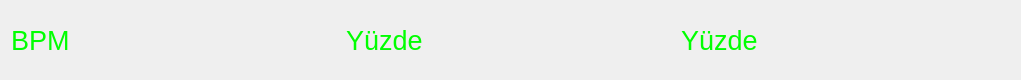
   <widget class="QWidget" name="horizontalLayoutWidget_2">
    <property name="geometry">
     <rect>
      <x>490</x>
      <y>170</y>
      <width>1021</width>
      <height>80</height>
     </rect>
    </property>
    <layout class="QHBoxLayout" name="horizontalLayout_5">
     <item>
      <widget class="QLabel" name="label_19">
       <property name="palette">
        <palette>
         <active>
          <colorrole role="WindowText">
           <brush brushstyle="SolidPattern">
            <color alpha="255">
             <red>0</red>
             <green>255</green>
             <blue>0</blue>
            </color>
           </brush>
          </colorrole>
          <colorrole role="Text">
           <brush brushstyle="SolidPattern">
            <color alpha="255">
             <red>0</red>
             <green>255</green>
             <blue>0</blue>
            </color>
           </brush>
          </colorrole>
         </active>
         <inactive>
          <colorrole role="WindowText">
           <brush brushstyle="SolidPattern">
            <color alpha="255">
             <red>0</red>
             <green>255</green>
             <blue>0</blue>
            </color>
           </brush>
          </colorrole>
          <colorrole role="Text">
           <brush brushstyle="SolidPattern">
            <color alpha="255">
             <red>0</red>
             <green>255</green>
             <blue>0</blue>
            </color>
           </brush>
          </colorrole>
         </inactive>
         <disabled>
          <colorrole role="WindowText">
           <brush brushstyle="SolidPattern">
            <color alpha="255">
             <red>120</red>
             <green>120</green>
             <blue>120</blue>
            </color>
           </brush>
          </colorrole>
          <colorrole role="Text">
           <brush brushstyle="SolidPattern">
            <color alpha="255">
             <red>120</red>
             <green>120</green>
             <blue>120</blue>
            </color>
           </brush>
          </colorrole>
         </disabled>
        </palette>
       </property>
       <property name="font">
        <font>
         <pointsize>20</pointsize>
        </font>
       </property>
       <property name="text">
        <string>BPM</string>
       </property>
      </widget>
     </item>
     <item>
      <widget class="QLabel" name="label_15">
       <property name="palette">
        <palette>
         <active>
          <colorrole role="WindowText">
           <brush brushstyle="SolidPattern">
            <color alpha="255">
             <red>0</red>
             <green>255</green>
             <blue>0</blue>
            </color>
           </brush>
          </colorrole>
          <colorrole role="Text">
           <brush brushstyle="SolidPattern">
            <color alpha="255">
             <red>0</red>
             <green>255</green>
             <blue>0</blue>
            </color>
           </brush>
          </colorrole>
         </active>
         <inactive>
          <colorrole role="WindowText">
           <brush brushstyle="SolidPattern">
            <color alpha="255">
             <red>0</red>
             <green>255</green>
             <blue>0</blue>
            </color>
           </brush>
          </colorrole>
          <colorrole role="Text">
           <brush brushstyle="SolidPattern">
            <color alpha="255">
             <red>0</red>
             <green>255</green>
             <blue>0</blue>
            </color>
           </brush>
          </colorrole>
         </inactive>
         <disabled>
          <colorrole role="WindowText">
           <brush brushstyle="SolidPattern">
            <color alpha="255">
             <red>120</red>
             <green>120</green>
             <blue>120</blue>
            </color>
           </brush>
          </colorrole>
          <colorrole role="Text">
           <brush brushstyle="SolidPattern">
            <color alpha="255">
             <red>120</red>
             <green>120</green>
             <blue>120</blue>
            </color>
           </brush>
          </colorrole>
         </disabled>
        </palette>
       </property>
       <property name="font">
        <font>
         <pointsize>20</pointsize>
        </font>
       </property>
       <property name="text">
        <string>Yüzde</string>
       </property>
      </widget>
     </item>
     <item>
      <widget class="QLabel" name="label_23">
       <property name="palette">
        <palette>
         <active>
          <colorrole role="WindowText">
           <brush brushstyle="SolidPattern">
            <color alpha="255">
             <red>0</red>
             <green>255</green>
             <blue>0</blue>
            </color>
           </brush>
          </colorrole>
          <colorrole role="Text">
           <brush brushstyle="SolidPattern">
            <color alpha="255">
             <red>0</red>
             <green>255</green>
             <blue>0</blue>
            </color>
           </brush>
          </colorrole>
         </active>
         <inactive>
          <colorrole role="WindowText">
           <brush brushstyle="SolidPattern">
            <color alpha="255">
             <red>0</red>
             <green>255</green>
             <blue>0</blue>
            </color>
           </brush>
          </colorrole>
          <colorrole role="Text">
           <brush brushstyle="SolidPattern">
            <color alpha="255">
             <red>0</red>
             <green>255</green>
             <blue>0</blue>
            </color>
           </brush>
          </colorrole>
         </inactive>
         <disabled>
          <colorrole role="WindowText">
           <brush brushstyle="SolidPattern">
            <color alpha="255">
             <red>120</red>
             <green>120</green>
             <blue>120</blue>
            </color>
           </brush>
          </colorrole>
          <colorrole role="Text">
           <brush brushstyle="SolidPattern">
            <color alpha="255">
             <red>120</red>
             <green>120</green>
             <blue>120</blue>
            </color>
           </brush>
          </colorrole>
         </disabled>
        </palette>
       </property>
       <property name="font">
        <font>
         <pointsize>20</pointsize>
        </font>
       </property>
       <property name="text">
        <string>Yüzde</string>
       </property>
      </widget>
     </item>
    </layout>
   </widget>
